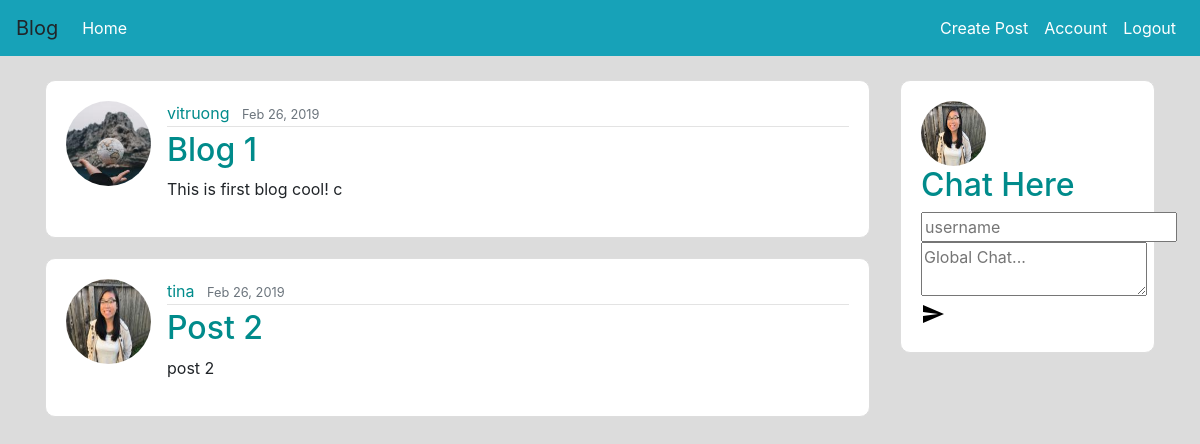
The app's page / (signed in) with its own data.
### flaskblog/model.py (models this page shows, shortened)
class Post(db.Model):
    id = db.Column(db.Integer, autoincrement=True, primary_key=True)
    title = db.Column(db.String(150), nullable=False)
    content = db.Column(db.Text, nullable=False)
    date_posted = db.Column(db.DateTime, nullable=False, default=datetime.utcnow)
    user_id = db.Column(db.Integer, db.ForeignKey('user.id'), nullable=False)

class User(db.Model, UserMixin):
    id = db.Column(db.Integer, autoincrement=True, primary_key=True)
    username = db.Column(db.String(20), unique=True, nullable=False)
    email = db.Column(db.String(120), unique=True, nullable=False)
    image_file = db.Column(db.String(20), nullable=False, default='default.jpg')
    password = db.Column(db.String(60), nullable=False)
    posts = db.relationship('Post', backref='author', lazy=True)

### flaskblog/routes.py (the view)
@app.route('/')
def homepage():
    posts = Post.query.all()
    return render_template("homepage.html", posts=posts)

### flaskblog/model.py (called while the page is built)
@login_manager.user_loader
def load_user(user_id):
    return User.query.get(int(user_id))

### flaskblog/templates/homepage.html (shortened to what this page needs)
{% extends 'base.html' %}
{% block body %}
    {% for post in posts %}
        <article class="media content-section">
          <img class="rounded-circle article-img" src="{{ url_for('static', filename='profile_pics/' + post.author.image_file) }}">
          <div class="media-body">
            <div class="article-metadata">
              <a class="mr-2" href="#">{{ post.author.username }}</a>
              <small class="text-muted">{{ post.date_posted.strftime('%b %d, %Y') }}</small>
            </div>
            <h2><a class="article-title" href="{{ url_for('post', post_id=post.id) }}">{{ post.title }}</a></h2>
            <p class="article-content">{{ post.content }}</p>
          </div>
        </article>
    {% endfor %}
{% endblock %}

### flaskblog/templates/base.html (shortened to what this page needs)
<!DOCTYPE html>
<html>
<head>
    <link rel="stylesheet" href="https://maxcdn.bootstrapcdn.com/bootstrap/4.0.0/css/bootstrap.min.css">
     <link rel="stylesheet" href="https://use.fontawesome.com/releases/v5.0.10/css/all.css">
    <link rel="stylesheet" type="text/css" href="/static/styles.css">
</head>
<body>
  <nav class="navbar navbar-expand-lg navbar-dark bg-info">
    <a class="navbar-brand">Blog</a>
    <div class="collapse navbar-collapse" id="navbarNav">
      <div class="navbar-nav mr-auto">
        <li class="nav-item active">
          <a class="nav-link" href="/">Home <span class="sr-only">(current)</span></a>
        </li>
      </div>
        <div class="navbar-nav">
          {% if current_user.is_authenticated %}
            <li class="nav-item active">
            <a class="nav-link" href="/post/new">Create Post</a>
            </li>
            <li class="nav-item active">
            <a class="nav-link" href="/account">Account</a>
            </li>
            <li class="nav-item active">
            <a class="nav-link" href="/logout">Logout</a>
            </li>
          {% endif %}
      </div>
    </div>
  </nav>
<br>
  <main role="main" class="container">
    <div class="row">
      <div class="col-md-9">
        {% block body %}{% endblock %}
      </div>
      <div class="col-md-3">
        <div class="content-section">
    <div id="username-input-modal" class="modal-background">
        <div class="user-input-modal">
          <img class="rounded-circle img" src="{{ url_for('static', filename='profile_pics/' + current_user.image_file) }}">
            <h2>Chat Here</h2>
            <input id="username-input" type="text" maxlength="16" class="modal-text-input" placeholder="username">
        </div>
    </div>
    <div id="chat-interface" class="chat-interface">
        <div id="chat" class="chat">
            <div class="input-container">
                <div class="textarea-container">
                    <textarea id="message-input" placeholder="Global Chat..." maxlength="10000"></textarea>
                </div>
                <div id="submit" class="submit">
                    <div>
                        <svg xmlns="http://www.w3.org/2000/svg" width="24" height="24" viewBox="0 0 24 24">
                            <path d="M2.01 21L23 12 2.01 3 2 10l15 2-15 2z"/>
                            <path d="M0 0h24v24H0z" fill="none"/>
                        </svg>
                    </div>
                </div>
            </div>
        </div>
        </div>
      </div>
    </div>
  </main>
</body>
</html>

### flaskblog/static/styles.css (style rules this page uses)
h2 { color: #008B8B; }
a { color: #008B8B; }
body { background-color: gainsboro; }
.article-img { height: 85px; width: 85px; margin-right: 16px; }
.img { height: 65px; width: 65px; margin-right: 16px; }
.content-section { background: #ffffff; padding: 20px 20px; border: 1px solid #dddddd; border-radius: 10px; margin-bottom: 20px; }
.article-metadata { padding-bottom: 1px; margin-bottom: 4px; border-bottom: 1px solid #e3e3e3 }

### records on screen
Post: image_file (picture), author.username "vitruong", date_posted "Feb 26, 2019", title "Blog 1", content "This is first blog cool! c"
Post: image_file (picture), author.username "tina", date_posted "Feb 26, 2019", title "Post 2", content "post 2"
User: image_file (picture)
